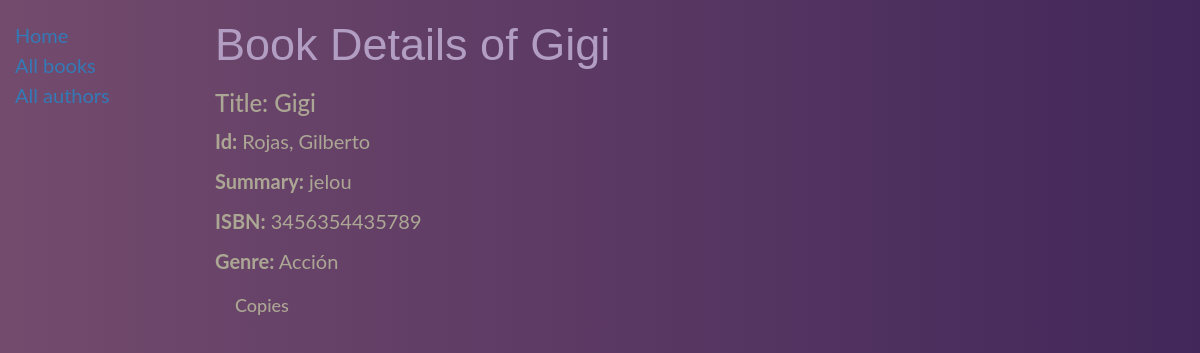
/catalog/book/2, run on an earlier commit of the app's database.
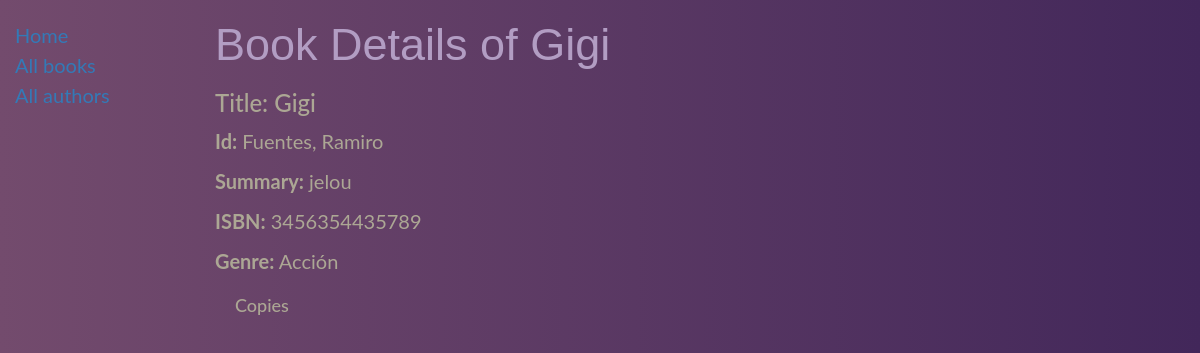
And on a later commit of the database.
### catalog/models/book.py (models this page shows, shortened)
class Book(models.Model):
    title = models.CharField(max_length=200)
    author_book = models.ForeignKey('Author', on_delete=models.SET_NULL, null=True, blank= False)
    summary = models.TextField(max_length=1000, help_text="Ingrese una breve descripción del libro")
    isbn = models.CharField('ISBN',max_length=13, help_text='13 Caracteres <a href="https://www.isbn-international.org/content/what-isbn">ISBN number</a>')
    genre = models.ManyToManyField(Genre, help_text="Seleccione un genero para este libro")
    def __str__(self):
        return self.title
    def display_genre(self):
        return ', '.join([ genre.name for genre in self.genre.all()[:3] ])
    display_genre.short_description = 'Genre'

### catalog/models/author.py (models this page shows, shortened)
class Author(models.Model):
    books_author= models.ForeignKey ('Book', on_delete=models.SET_NULL, null=True)
    first_name = models.CharField(max_length=100)
    last_name = models.CharField(max_length=100)
    date_of_birth = models.DateField(null=True, blank=True)
    date_of_death = models.DateField('Died', null=True, blank=True)
    class Meta:
        ordering = ['last_name', 'first_name']
    def __str__(self):
        return f'{self.last_name}, {self.first_name}'

### catalog/views/book.py (the view)
class BookDetailView(generic.DetailView):
    model= Book
    paginate_by = 5
    context_object_name= 'book_detail'
    template_name = "book/book_detail.html"

### catalog/models/genre.py (called while the page is built)
    def __str__(self):
        return self.name

### catalog/templates/book/book_detail.html (shortened to what this page needs)
{% extends "base_generic_detail.html" %}
{% block content %}
<h1> Book Details of {{book_detail}}</h1>
<h3>Title: {{ book_detail.title}}</h3>
  <p><strong>Id:</strong> {{ book_detail.author_book }}</p>
  <p><strong>Summary:</strong> {{book_detail.summary }}</p>
  <p><strong>ISBN:</strong> {{book_detail.isbn }}</p>
  <p><strong>Genre:</strong> {% for genre in book_detail.genre.all %} {{ genre }}{% if not forloop.last %}, {% endif %}{% endfor %}</p>
  <div style="margin-left:20px;margin-top:20px">
    <h4>Copies</h4>
  </div>
  {% endblock content %}

What changed in the data, as far as the page shows it:
changed through a linked row, Book "Gigi": author_book "Rojas, Gilberto" → "Fuentes, Ramiro"
